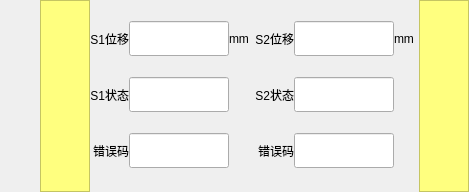
       <widget class="QWidget" name="widget_7" native="true">
        <layout class="QGridLayout" name="gridLayout_33">
         <property name="leftMargin">
          <number>0</number>
         </property>
         <property name="topMargin">
          <number>0</number>
         </property>
         <property name="rightMargin">
          <number>0</number>
         </property>
         <property name="bottomMargin">
          <number>0</number>
         </property>
         <property name="spacing">
          <number>0</number>
         </property>
         <item row="0" column="0">
          <layout class="QGridLayout" name="gridLayout_34">
           <property name="spacing">
            <number>0</number>
           </property>
           <item row="0" column="0">
            <spacer name="horizontalSpacer_2">
             <property name="orientation">
              <enum>Qt::Horizontal</enum>
             </property>
             <property name="sizeHint" stdset="0">
              <size>
               <width>40</width>
               <height>20</height>
              </size>
             </property>
            </spacer>
           </item>
           <item row="0" column="3">
            <layout class="QGridLayout" name="gridLayout_36">
             <property name="rightMargin">
              <number>5</number>
             </property>
             <property name="spacing">
              <number>0</number>
             </property>
             <item row="2" column="0">
              <widget class="QLabel" name="label_183">
               <property name="text">
                <string>S2状态</string>
               </property>
               <property name="alignment">
                <set>Qt::AlignRight|Qt::AlignTrailing|Qt::AlignVCenter</set>
               </property>
              </widget>
             </item>
             <item row="2" column="1">
              <widget class="QLineEdit" name="lineEdit_S2status">
               <property name="minimumSize">
                <size>
                 <width>100</width>
                 <height>35</height>
                </size>
               </property>
               <property name="maximumSize">
                <size>
                 <width>50</width>
                 <height>16777215</height>
                </size>
               </property>
              </widget>
             </item>
             <item row="1" column="2">
              <widget class="QLabel" name="label_186">
               <property name="text">
                <string>mm</string>
               </property>
              </widget>
             </item>
             <item row="1" column="1">
              <widget class="QLineEdit" name="lineEdit_S2dis">
               <property name="minimumSize">
                <size>
                 <width>100</width>
                 <height>35</height>
                </size>
               </property>
               <property name="maximumSize">
                <size>
                 <width>50</width>
                 <height>16777215</height>
                </size>
               </property>
              </widget>
             </item>
             <item row="3" column="0">
              <widget class="QLabel" name="label_184">
               <property name="text">
                <string>错误码</string>
               </property>
               <property name="alignment">
                <set>Qt::AlignRight|Qt::AlignTrailing|Qt::AlignVCenter</set>
               </property>
              </widget>
             </item>
             <item row="1" column="0">
              <widget class="QLabel" name="label_185">
               <property name="text">
                <string>S2位移</string>
               </property>
               <property name="alignment">
                <set>Qt::AlignRight|Qt::AlignTrailing|Qt::AlignVCenter</set>
               </property>
              </widget>
             </item>
             <item row="3" column="1">
              <widget class="QLineEdit" name="lineEdit_S2error">
               <property name="minimumSize">
                <size>
                 <width>100</width>
                 <height>35</height>
                </size>
               </property>
               <property name="maximumSize">
                <size>
                 <width>50</width>
                 <height>16777215</height>
                </size>
               </property>
              </widget>
             </item>
            </layout>
           </item>
           <item row="0" column="1">
            <widget class="QTableView" name="tvS1">
             <property name="maximumSize">
              <size>
               <width>50</width>
               <height>16777215</height>
              </size>
             </property>
             <property name="styleSheet">
              <string notr="true">background-color: rgb(255, 255, 127);</string>
             </property>
            </widget>
           </item>
           <item row="0" column="2">
            <layout class="QGridLayout" name="gridLayout_35">
             <property name="rightMargin">
              <number>6</number>
             </property>
             <property name="spacing">
              <number>0</number>
             </property>
             <item row="2" column="0">
              <widget class="QLabel" name="label_178">
               <property name="text">
                <string>S1状态</string>
               </property>
               <property name="alignment">
                <set>Qt::AlignRight|Qt::AlignTrailing|Qt::AlignVCenter</set>
               </property>
              </widget>
             </item>
             <item row="1" column="2">
              <widget class="QLabel" name="label_181">
               <property name="text">
                <string>mm</string>
               </property>
              </widget>
             </item>
             <item row="2" column="1">
              <widget class="QLineEdit" name="lineEdit_S1status">
               <property name="minimumSize">
                <size>
                 <width>100</width>
                 <height>35</height>
                </size>
               </property>
               <property name="maximumSize">
                <size>
                 <width>50</width>
                 <height>16777215</height>
                </size>
               </property>
              </widget>
             </item>
             <item row="3" column="0">
              <widget class="QLabel" name="label_179">
               <property name="text">
                <string>错误码</string>
               </property>
               <property name="alignment">
                <set>Qt::AlignRight|Qt::AlignTrailing|Qt::AlignVCenter</set>
               </property>
              </widget>
             </item>
             <item row="3" column="1">
              <widget class="QLineEdit" name="lineEdit_S1error">
               <property name="minimumSize">
                <size>
                 <width>100</width>
                 <height>35</height>
                </size>
               </property>
               <property name="maximumSize">
                <size>
                 <width>50</width>
                 <height>16777215</height>
                </size>
               </property>
              </widget>
             </item>
             <item row="1" column="1">
              <widget class="QLineEdit" name="lineEdit_S1dis">
               <property name="minimumSize">
                <size>
                 <width>100</width>
                 <height>35</height>
                </size>
               </property>
               <property name="maximumSize">
                <size>
                 <width>50</width>
                 <height>16777215</height>
                </size>
               </property>
              </widget>
             </item>
             <item row="1" column="0">
              <widget class="QLabel" name="label_180">
               <property name="text">
                <string>S1位移</string>
               </property>
               <property name="alignment">
                <set>Qt::AlignRight|Qt::AlignTrailing|Qt::AlignVCenter</set>
               </property>
              </widget>
             </item>
            </layout>
           </item>
           <item row="0" column="4">
            <widget class="QTableView" name="tvS2">
             <property name="maximumSize">
              <size>
               <width>50</width>
               <height>16777215</height>
              </size>
             </property>
             <property name="styleSheet">
              <string notr="true">background-color: rgb(255, 255, 127);</string>
             </property>
            </widget>
           </item>
          </layout>
         </item>
        </layout>
       </widget>
